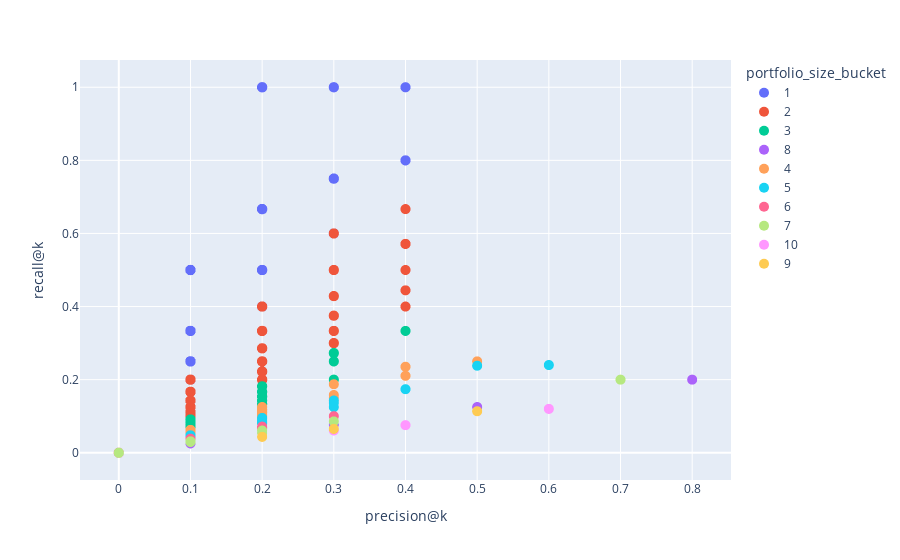

Notebook code for this chart:
### Code cell
fig = px.scatter(results_df, x="precision@k", y="recall@k", color="portfolio_size_bucket") #symbol
fig.update_traces(marker=dict(size=10))
fig.show()

### Figure 1 — Plotly figure (JSON) as saved in the notebook; plotly's stock layout.template omitted (floating-point values rounded to 4 significant figures; data arrays with more than 128 entries replaced by an {"elided": "..."} marker saying what was removed)
{"data": [{"hovertemplate": "portfolio_size_bucket=1<br>precision@k=%{x}<br>recall@k=%{y}<extra></extra>", "legendgroup": "1", "marker": {"color": "#636efa", "size": 10, "symbol": "circle"}, "mode": "markers", "name": "1", "showlegend": true, "type": "scattergl", "x": {"elided": "3991 float values"}, "xaxis": "x", "y": {"elided": "3991 float values"}, "yaxis": "y"}, {"hovertemplate": "portfolio_size_bucket=2<br>precision@k=%{x}<br>recall@k=%{y}<extra></extra>", "legendgroup": "2", "marker": {"color": "#EF553B", "size": 10, "symbol": "circle"}, "mode": "markers", "name": "2", "showlegend": true, "type": "scattergl", "x": {"elided": "1416 float values"}, "xaxis": "x", "y": {"elided": "1416 float values"}, "yaxis": "y"}, {"hovertemplate": "portfolio_size_bucket=3<br>precision@k=%{x}<br>recall@k=%{y}<extra></extra>", "legendgroup": "3", "marker": {"color": "#00cc96", "size": 10, "symbol": "circle"}, "mode": "markers", "name": "3", "showlegend": true, "type": "scattergl", "x": {"elided": "313 float values"}, "xaxis": "x", "y": {"elided": "313 float values"}, "yaxis": "y"}, {"hovertemplate": "portfolio_size_bucket=8<br>precision@k=%{x}<br>recall@k=%{y}<extra></extra>", "legendgroup": "8", "marker": {"color": "#ab63fa", "size": 10, "symbol": "circle"}, "mode": "markers", "name": "8", "showlegend": true, "type": "scattergl", "x": [0.3, 0.1, 0, 0.8, 0, 0.5], "xaxis": "x", "y": [0.07692, 0.02564, 0, 0.2, 0, 0.125], "yaxis": "y"}, {"hovertemplate": "portfolio_size_bucket=4<br>precision@k=%{x}<br>recall@k=%{y}<extra></extra>", "legendgroup": "4", "marker": {"color": "#FFA15A", "size": 10, "symbol": "circle"}, "mode": "markers", "name": "4", "showlegend": true, "type": "scattergl", "x": [0.1, 0, 0.2, 0, 0.1, 0, 0, 0, 0.2, 0.2, 0, 0.1, 0.1, 0.1, 0.1, 0.1, 0, 0, 0.1, 0.1, 0, 0.3, 0, 0.1, 0, 0, 0, 0, 0, 0, 0.1, 0.5, 0.2, 0.1, 0, 0, 0.2, 0.1, 0, 0.2, 0, 0, 0.1, 0, 0.4, 0, 0, 0.2, 0.2, 0, 0, 0.1, 0, 0.3, 0, 0, 0.1, 0.1, 0, 0.1, 0.4, 0, 0, 0.2, 0, 0.1, 0.1, 0.2, 0.1, 0, 0.2, 0.2, 0.1, 0.1, 0.1, 0, 0.1, 0.2, 0, 0.2, 0, 0.2, 0, 0, 0, 0.1, 0.2, 0.1, 0, 0, 0.2, 0.2, 0, 0, 0.3, 0, 0.1, 0, 0.2, 0.1, 0, 0.2, 0, 0.2, 0.1, 0.1, 0, 0.2, 0.3], "xaxis": "x", "y": [0.05556, 0, 0.1, 0, 0.05882, 0, 0, 0, 0.125, 0.1111, 0, 0.05882, 0.05882, 0.0625, 0.05556, 0.05556, 0, 0, 0.05882, 0.0625, 0, 0.1875, 0, 0.05, 0, 0, 0, 0, 0, 0, 0.05556, 0.25, 0.1111, 0.0625, 0, 0, 0.1111, 0.05263, 0, 0.1176, 0, 0, 0.04762, 0, 0.2105, 0, 0, 0.1053, 0.1, 0, 0, 0.05556, 0, 0.1429, 0, 0, 0.05, 0.05556, 0, 0.05, 0.2353, 0, 0, 0.1111, 0, 0.05263, 0.05, 0.1176, 0.05, 0, 0.1176, 0.1176, 0.05, 0.05263, 0.05556, 0, 0.05263, 0.1053, 0, 0.1176, 0, 0.1111, 0, 0, 0, 0.05556, 0.125, 0.05556, 0, 0, 0.1176, 0.09524, 0, 0, 0.1579, 0, 0.05263, 0, 0.1, 0.05556, 0, 0.1111, 0, 0.09524, 0.05556, 0.05, 0, 0.09524, 0.15], "yaxis": "y"}, {"hovertemplate": "portfolio_size_bucket=5<br>precision@k=%{x}<br>recall@k=%{y}<extra></extra>", "legendgroup": "5", "marker": {"color": "#19d3f3", "size": 10, "symbol": "circle"}, "mode": "markers", "name": "5", "showlegend": true, "type": "scattergl", "x": [0, 0.1, 0.1, 0.1, 0.1, 0.6, 0, 0.1, 0.1, 0.1, 0.1, 0, 0, 0.1, 0.5, 0.1, 0.2, 0.2, 0.2, 0.2, 0.2, 0.2, 0.3, 0.2, 0.3, 0.1, 0.1, 0, 0, 0.4, 0.3], "xaxis": "x", "y": [0, 0.04348, 0.04348, 0.04545, 0.04545, 0.24, 0, 0.04348, 0.04762, 0.04, 0.04545, 0, 0, 0.04545, 0.2381, 0.03846, 0.08696, 0.08, 0.08, 0.08333, 0.08333, 0.09091, 0.1364, 0.09524, 0.125, 0.04762, 0.04762, 0, 0, 0.1739, 0.1429], "yaxis": "y"}, {"hovertemplate": "portfolio_size_bucket=6<br>precision@k=%{x}<br>recall@k=%{y}<extra></extra>", "legendgroup": "6", "marker": {"color": "#FF6692", "size": 10, "symbol": "circle"}, "mode": "markers", "name": "6", "showlegend": true, "type": "scattergl", "x": [0.2, 0, 0, 0, 0, 0.2, 0.1, 0.1, 0, 0.1, 0, 0.2, 0, 0.1, 0.2, 0, 0.1, 0, 0, 0, 0, 0, 0.1, 0.3], "xaxis": "x", "y": [0.07143, 0, 0, 0, 0, 0.06897, 0.03704, 0.03448, 0, 0.03571, 0, 0.06667, 0, 0.03846, 0.06897, 0, 0.03571, 0, 0, 0, 0, 0, 0.03226, 0.1], "yaxis": "y"}, {"hovertemplate": "portfolio_size_bucket=7<br>precision@k=%{x}<br>recall@k=%{y}<extra></extra>", "legendgroup": "7", "marker": {"color": "#B6E880", "size": 10, "symbol": "circle"}, "mode": "markers", "name": "7", "showlegend": true, "type": "scattergl", "x": [0.1, 0, 0.1, 0, 0.2, 0.2, 0.7, 0.1, 0.3], "xaxis": "x", "y": [0.03125, 0, 0.03125, 0, 0.05405, 0.06061, 0.2, 0.02941, 0.08571], "yaxis": "y"}, {"hovertemplate": "portfolio_size_bucket=10<br>precision@k=%{x}<br>recall@k=%{y}<extra></extra>", "legendgroup": "10", "marker": {"color": "#FF97FF", "size": 10, "symbol": "circle"}, "mode": "markers", "name": "10", "showlegend": true, "type": "scattergl", "x": [0.3, 0.3, 0.4, 0.6], "xaxis": "x", "y": [0.06122, 0.06122, 0.07547, 0.12], "yaxis": "y"}, {"hovertemplate": "portfolio_size_bucket=9<br>precision@k=%{x}<br>recall@k=%{y}<extra></extra>", "legendgroup": "9", "marker": {"color": "#FECB52", "size": 10, "symbol": "circle"}, "mode": "markers", "name": "9", "showlegend": true, "type": "scattergl", "x": [0.2, 0.5, 0.3], "xaxis": "x", "y": [0.04348, 0.1136, 0.06522], "yaxis": "y"}], "layout": {"legend": {"title": {"text": "portfolio_size_bucket"}, "tracegroupgap": 0}, "margin": {"t": 60}, "xaxis": {"anchor": "y", "domain": [0, 1], "title": {"text": "precision@k"}}, "yaxis": {"anchor": "x", "domain": [0, 1], "title": {"text": "recall@k"}}}}
